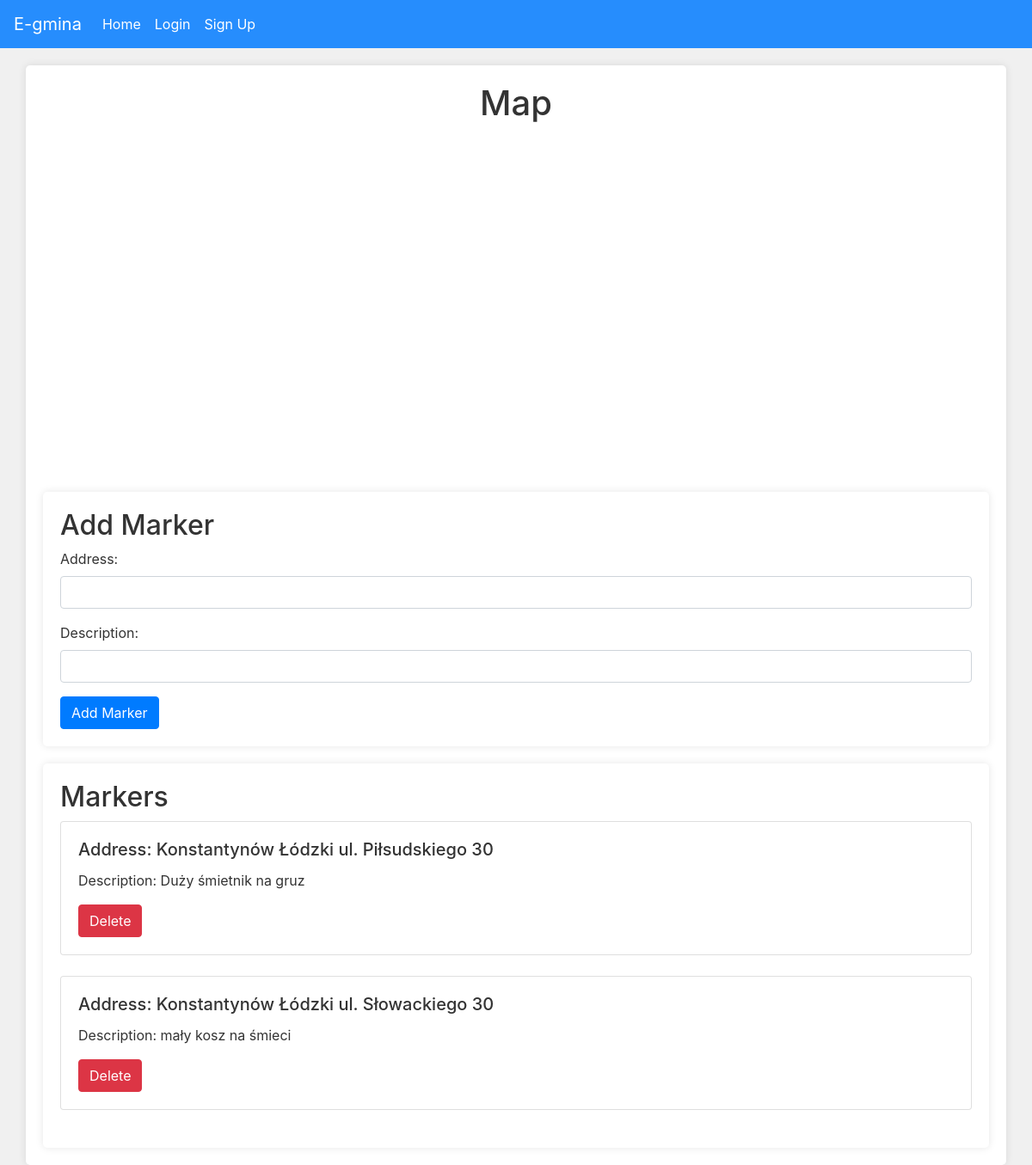
Page /maps on the committed database.
### website/models.py (models this page shows)
class MapMarker(db.Model):
    id = db.Column(db.Integer, primary_key=True)
    lat = db.Column(db.Float)
    lng = db.Column(db.Float)
    address = db.Column(db.String(255))
    description = db.Column(db.Text)
    user_id = db.Column(db.Integer, db.ForeignKey('user.id'))

### website/views.py (the view, shortened to what this page needs)
@views.route('/maps', methods=['GET', 'POST'])
def maps():
    markers = MapMarker.query.all()  # Pobieramy wszystkie znaczniki z bazy danych
    return render_template("maps.html", user=current_user, markers=markers)

### website/templates/maps.html (shortened to what this page needs)
{% extends "base.html" %}
{% block content %}
<h1 align="center">Map</h1>
<div id="map" style="height: 400px; width: 100%;"></div>
<div class="container">
    <h2>Add Marker</h2>
    <form method="POST">
        <div class="form-group">
            <label for="address">Address:</label>
            <input type="text" class="form-control" id="address" name="address" required>
        </div>
        <div class="form-group">
            <label for="description">Description:</label>
            <input type="text" class="form-control" id="description" name="description">
        </div>
        <button type="submit" class="btn btn-primary">Add Marker</button>
    </form>
</div>
<div class="container">
    <h2>Markers</h2>
    {% for marker in markers %}
    <div class="card">
        <div class="card-body">
            <h5 class="card-title">Address: {{ marker.address }}</h5>
            <p class="card-text">Description: {{ marker.description }}</p>
            <form action="{{ url_for('views.delete_marker', marker_id=marker.id) }}" method="post">
                <button type="submit" class="btn btn-danger">Delete</button>
            </form>
        </div>
    </div>
    <br>
    {% endfor %}
</div>
{% endblock %}

### website/templates/base.html (style rules this page uses)
body { background-color: #f0f0f0; color: #333; }
.container { background-color: #fff; border-radius: 5px; box-shadow: 0 0 10px rgba(0, 0, 0, 0.1); padding: 20px; margin-top: 20px; }

### rows in the picture
MapMarker: address "Konstantynów Łódzki ul. Piłsudskiego 30", description "Duży śmietnik na gruz"
MapMarker: address "Konstantynów Łódzki ul. Słowackiego 30", description "mały kosz na śmieci"
